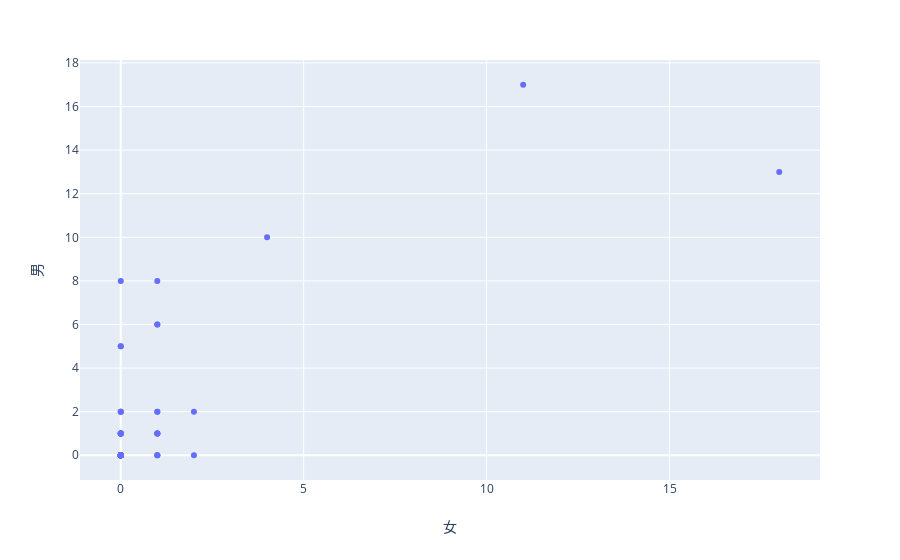

Write notebook code for a chart like this one.
### Code cell
px.scatter(Meiroku_df, x='女', y='男', hover_name='author')

### Figure 1 — Plotly figure (JSON) as saved in the notebook; plotly's stock layout.template omitted (floating-point values rounded to 4 significant figures; data arrays with more than 128 entries replaced by an {"elided": "..."} marker saying what was removed)
{"data": [{"hoverlabel": {"namelength": 0}, "hovertemplate": "<b>%{hovertext}</b><br><br>女=%{x}<br>男=%{y}", "hovertext": {"elided": "155 str values"}, "legendgroup": "", "marker": {"color": "#636efa", "symbol": "circle"}, "mode": "markers", "name": "", "showlegend": false, "type": "scatter", "uid": "668a1d6c-6fe5-4004-b467-40f49e58abab", "x": {"elided": "155 int values"}, "xaxis": "x", "y": {"elided": "155 int values"}, "yaxis": "y"}], "layout": {"autosize": true, "grid": {"xaxes": ["x"], "xgap": 0.1, "xside": "bottom", "yaxes": ["y"], "ygap": 0.1, "yside": "left"}, "legend": {"tracegroupgap": 0}, "margin": {"t": 60}, "xaxis": {"autorange": true, "range": [-1.129, 19.13], "title": {"text": "女"}, "type": "linear"}, "yaxis": {"autorange": true, "range": [-1.119, 18.12], "title": {"text": "男"}, "type": "linear"}}}
